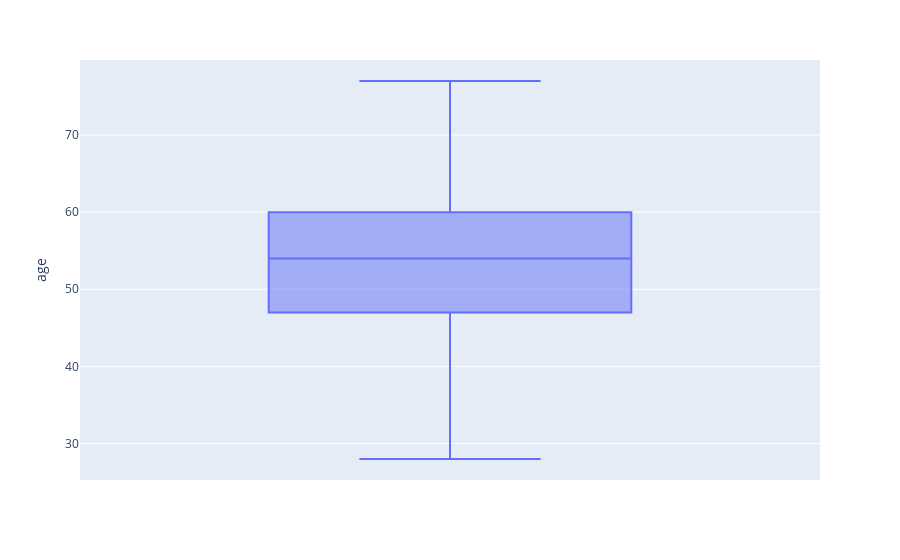
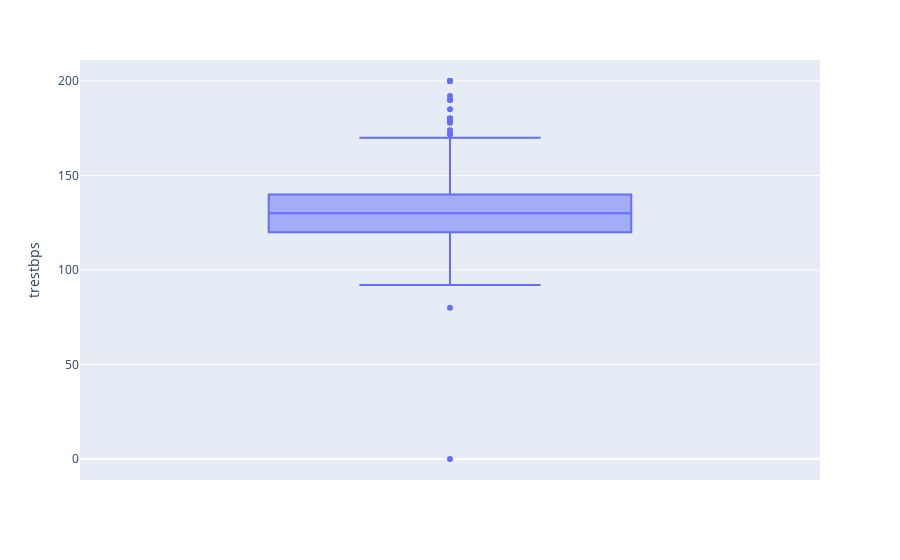
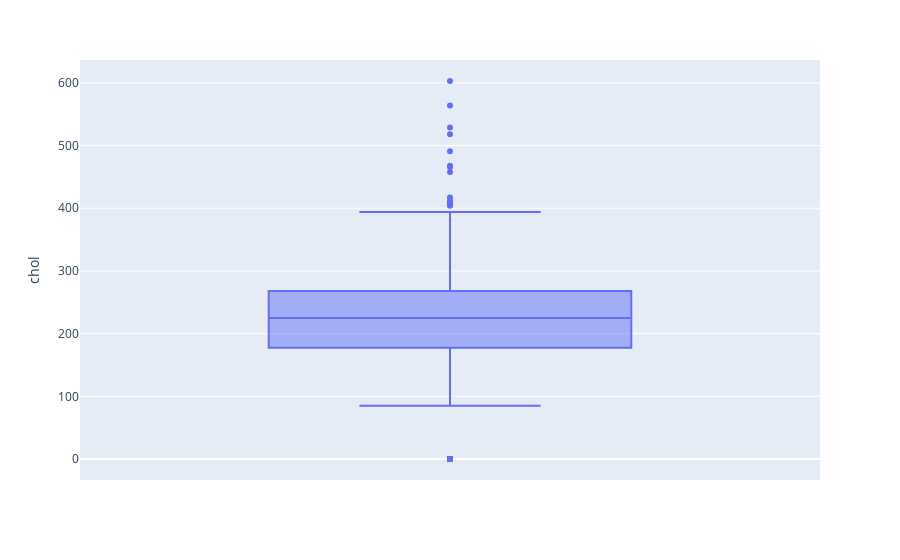
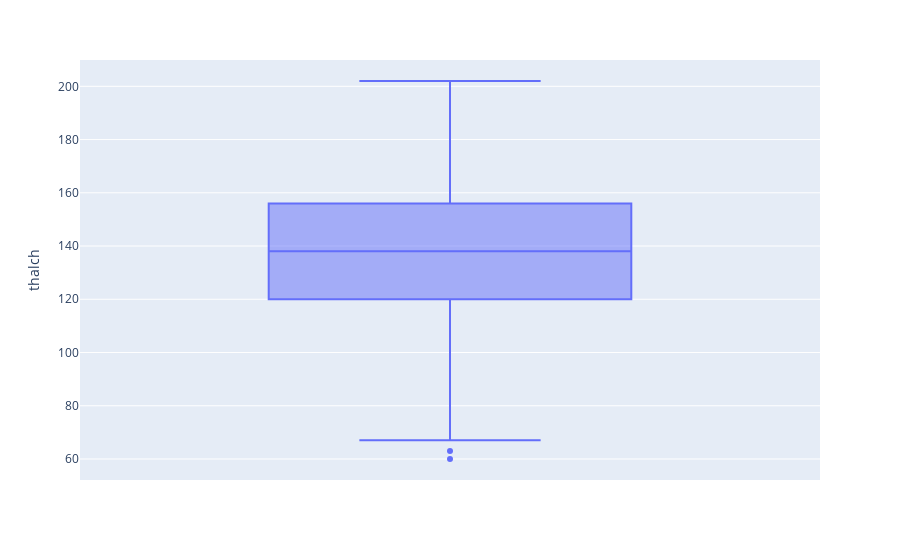

The notebook cell saved with these charts, in order:
### Code cell
# create a box plot of each column to check for outliers using plotly in vertical form:

# 1. age:
fig = px.box(df, y='age')
fig.show()

# 2. trestbps:
fig = px.box(df, y='trestbps')
fig.show()


# 3. chol:
fig = px.box(df, y='chol')
fig.show()


# 4. thalch:
fig = px.box(df, y='thalch')
fig.show()


# 5. oldpeak:
fig = px.box(df, y='oldpeak')
fig.show()

### Figure 1 — Plotly figure (JSON) as saved in the notebook; plotly's stock layout.template omitted (floating-point values rounded to 4 significant figures; data arrays with more than 128 entries replaced by an {"elided": "..."} marker saying what was removed)
{"data": [{"alignmentgroup": "True", "hovertemplate": "age=%{y}<extra></extra>", "legendgroup": "", "marker": {"color": "#636efa"}, "name": "", "notched": false, "offsetgroup": "", "orientation": "v", "showlegend": false, "type": "box", "x0": " ", "xaxis": "x", "y": {"elided": "920 int values"}, "y0": " ", "yaxis": "y"}], "layout": {"boxmode": "group", "legend": {"tracegroupgap": 0}, "margin": {"t": 60}, "xaxis": {"anchor": "y", "domain": [0, 1]}, "yaxis": {"anchor": "x", "domain": [0, 1], "title": {"text": "age"}}}}

### Figure 2 — Plotly figure (JSON) as saved in the notebook; plotly's stock layout.template omitted (floating-point values rounded to 4 significant figures; data arrays with more than 128 entries replaced by an {"elided": "..."} marker saying what was removed)
{"data": [{"alignmentgroup": "True", "hovertemplate": "trestbps=%{y}<extra></extra>", "legendgroup": "", "marker": {"color": "#636efa"}, "name": "", "notched": false, "offsetgroup": "", "orientation": "v", "showlegend": false, "type": "box", "x0": " ", "xaxis": "x", "y": {"elided": "920 float values"}, "y0": " ", "yaxis": "y"}], "layout": {"boxmode": "group", "legend": {"tracegroupgap": 0}, "margin": {"t": 60}, "xaxis": {"anchor": "y", "domain": [0, 1]}, "yaxis": {"anchor": "x", "domain": [0, 1], "title": {"text": "trestbps"}}}}

### Figure 3 — Plotly figure (JSON) as saved in the notebook; plotly's stock layout.template omitted (floating-point values rounded to 4 significant figures; data arrays with more than 128 entries replaced by an {"elided": "..."} marker saying what was removed)
{"data": [{"alignmentgroup": "True", "hovertemplate": "chol=%{y}<extra></extra>", "legendgroup": "", "marker": {"color": "#636efa"}, "name": "", "notched": false, "offsetgroup": "", "orientation": "v", "showlegend": false, "type": "box", "x0": " ", "xaxis": "x", "y": {"elided": "920 float values"}, "y0": " ", "yaxis": "y"}], "layout": {"boxmode": "group", "legend": {"tracegroupgap": 0}, "margin": {"t": 60}, "xaxis": {"anchor": "y", "domain": [0, 1]}, "yaxis": {"anchor": "x", "domain": [0, 1], "title": {"text": "chol"}}}}

### Figure 4 — Plotly figure (JSON) as saved in the notebook; plotly's stock layout.template omitted (floating-point values rounded to 4 significant figures; data arrays with more than 128 entries replaced by an {"elided": "..."} marker saying what was removed)
{"data": [{"alignmentgroup": "True", "hovertemplate": "thalch=%{y}<extra></extra>", "legendgroup": "", "marker": {"color": "#636efa"}, "name": "", "notched": false, "offsetgroup": "", "orientation": "v", "showlegend": false, "type": "box", "x0": " ", "xaxis": "x", "y": {"elided": "920 float values"}, "y0": " ", "yaxis": "y"}], "layout": {"boxmode": "group", "legend": {"tracegroupgap": 0}, "margin": {"t": 60}, "xaxis": {"anchor": "y", "domain": [0, 1]}, "yaxis": {"anchor": "x", "domain": [0, 1], "title": {"text": "thalch"}}}}
